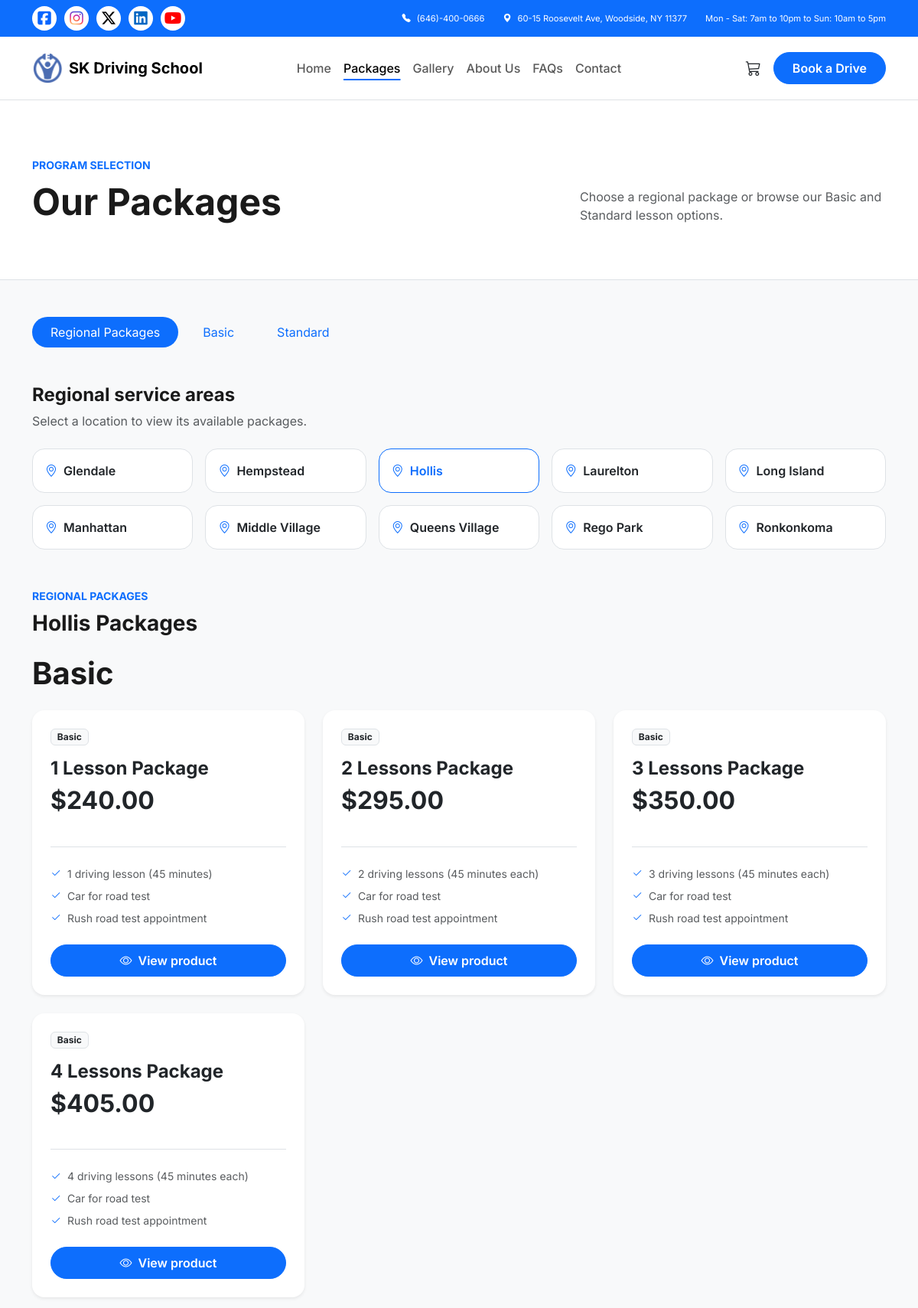
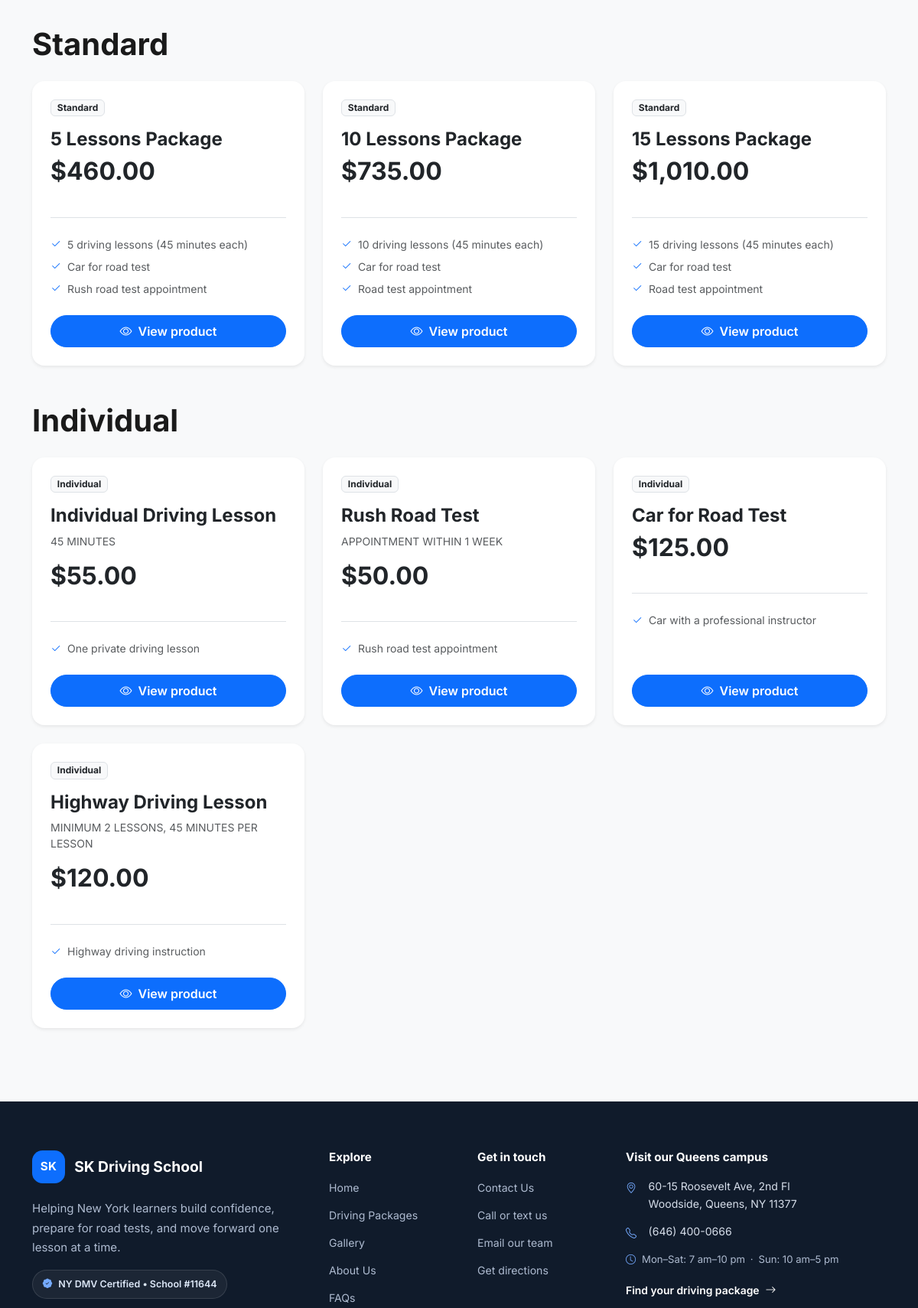
/packages.php?region=Hollis (upper part), run on the app's committed database (2 pictures, top to bottom).
### tables this page shows
CREATE TABLE IF NOT EXISTS products (
    id BIGINT UNSIGNED NOT NULL AUTO_INCREMENT PRIMARY KEY,
    category VARCHAR(32) NOT NULL,
    region VARCHAR(120) NULL,
    name VARCHAR(180) NOT NULL,
    price_cents INT UNSIGNED NOT NULL,
    subtitle VARCHAR(255) NULL,
    features JSON NOT NULL,
    is_active TINYINT(1) NOT NULL DEFAULT 1,
    sort_order INT NOT NULL DEFAULT 0,
    created_at TIMESTAMP NOT NULL DEFAULT CURRENT_TIMESTAMP,
    updated_at TIMESTAMP NOT NULL DEFAULT CURRENT_TIMESTAMP ON UPDATE CURRENT_TIMESTAMP,
    INDEX products_active_category_order (is_active, category, sort_order),
    INDEX products_region_category (region, category, is_active)
);

### includes/package-catalog.php (called while the page is built, shortened)
<?php
require_once __DIR__ . '/db.php';
$regionalServiceAreas = [
    'Glendale',
    'Hempstead',
    'Hollis',
    'Laurelton',
    'Long Island',
    'Manhattan',
    'Middle Village',
    'Queens Village',
    'Rego Park',
    'Ronkonkoma',
];
$packagesByCategory = [];
$regionalPackagesByArea = [];
$productCatalogReady = false;
if ($pdo === null) {
    $productCatalogError = 'The package catalog is unavailable because the database is not connected.';
} else {
    $tableStatement = $pdo->prepare(
        'SELECT COUNT(*) FROM information_schema.TABLES WHERE TABLE_SCHEMA = DATABASE() AND TABLE_NAME = ?'
    );
    $tableStatement->execute(['products']);
    $productCatalogReady = (int) $tableStatement->fetchColumn() === 1;
}
if ($productCatalogReady) {
    $statement = $pdo->query(
        'SELECT id, category, region, name, price_cents, subtitle, features, sort_order
         FROM products
         WHERE is_active = 1
         ORDER BY sort_order, id'
    );
    foreach ($statement->fetchAll() as $row) {
        $features = json_decode($row['features'], true);
        $features = array_values(array_filter($features, 'is_string'));
        $product = [
            'id' => (int) $row['id'],
            'category' => $row['category'],
            'region' => $row['region'] ?? '',
            'name' => $row['name'],
            'price' => ((int) $row['price_cents']) / 100,
            'features' => $features,
            'sort_order' => (int) $row['sort_order'],
        ];
        if (is_string($row['subtitle']) && $row['subtitle'] !== '') {
            $product['subtitle'] = $row['subtitle'];
        }
        if ($product['region'] === '') {
            $packagesByCategory[$product['category']][] = $product;
        } else {
            $regionalPackagesByArea[$product['region']][$product['category']][] = $product;
        }
    }
}

### packages.php (the view, shortened to what this page needs)
<?php
require_once 'includes/package-catalog.php';
$selectedRegion = null;
if (isset($_GET['region']) && is_string($_GET['region']) && in_array($_GET['region'], $regionalServiceAreas, true)) {
    $selectedRegion = $_GET['region'];
}
function renderPackageCards(array $packages, string $category): void
{
    foreach ($packages as $package): ?>
        <div class="col-lg-4 col-md-6">
            <article class="card border-0 shadow-sm rounded-4 h-100 p-4 d-flex flex-column">
                <span class="badge bg-light text-dark border align-self-start mb-3">
                    <?= htmlspecialchars($category, ENT_QUOTES, 'UTF-8') ?>
                </span>
                <h3 class="h4 fw-bold"><?= htmlspecialchars($package['name'], ENT_QUOTES, 'UTF-8') ?></h3>
                <?php if (isset($package['subtitle'])): ?>
                    <p class="text-muted small text-uppercase"><?= htmlspecialchars($package['subtitle'], ENT_QUOTES, 'UTF-8') ?></p>
                <?php endif; ?>
                <div class="d-flex align-items-baseline mb-4">
                    <span class="h2 fw-bold mb-0">$<?= number_format($package['price'], 2) ?></span>
                </div>
                <ul class="list-unstyled small text-muted my-3 border-top pt-4 flex-grow-1">
                    <?php foreach ($package['features'] as $feature): ?>
                        <li class="mb-2"><i class="bi bi-check2 text-primary me-2" aria-hidden="true"></i><?= htmlspecialchars($feature, ENT_QUOTES, 'UTF-8') ?></li>
                    <?php endforeach; ?>
                </ul>
                <a class="btn btn-primary w-100 rounded-pill py-2 fw-semibold mt-auto"
                    href="product?id=<?= (int) $package['id'] ?>">
                    <i class="bi bi-eye me-2" aria-hidden="true"></i>View product
                </a>
            </article>
        </div>
    <?php endforeach;
}
$regionalCategoryPackages = $selectedRegion === null
    ? []
    : ($regionalPackagesByArea[$selectedRegion] ?? []);
include 'includes/header.php';
?>
<header class="site-header">
    <?php
    require_once 'includes/topbar.php';
    require_once 'includes/navbar.php';
    ?>
</header>
<section class="py-5 bg-white border-bottom">
    <div class="container py-4">
        <span class="text-primary fw-bold small text-uppercase tracking-wide">Program Selection</span>
        <div class="d-flex justify-content-between align-items-end mt-2">
            <h1 class="display-5 fw-bold mb-0">Our Packages</h1>
            <p class="text-muted mb-0 d-none d-md-block" style="max-width: 400px;">Choose a regional package or browse our Basic and Standard lesson options.</p>
        </div>
    </div>
</section>
<section class="py-5 bg-light">
    <div class="container">
        <ul class="nav nav-pills mb-5 gap-2" id="package-tabs" role="tablist">
            <li class="nav-item" role="presentation">
                <button class="nav-link active rounded-pill px-4" id="regional-tab" data-bs-toggle="pill" data-bs-target="#regional-panel" type="button" role="tab" aria-controls="regional-panel" aria-selected="true">Regional Packages</button>
            </li>
            <li class="nav-item" role="presentation">
                <button class="nav-link rounded-pill px-4" id="basic-tab" data-bs-toggle="pill" data-bs-target="#basic-panel" type="button" role="tab" aria-controls="basic-panel" aria-selected="false">Basic</button>
            </li>
            <li class="nav-item" role="presentation">
                <button class="nav-link rounded-pill px-4" id="standard-tab" data-bs-toggle="pill" data-bs-target="#standard-panel" type="button" role="tab" aria-controls="standard-panel" aria-selected="false">Standard</button>
            </li>
        </ul>
        <div class="tab-content" id="package-tabs-content">
            <div class="tab-pane fade show active" id="regional-panel" role="tabpanel" aria-labelledby="regional-tab" tabindex="0">
                <section class="mb-5" id="regional-packages" aria-labelledby="regional-areas-heading">
                    <div class="mb-4">
                        <h2 class="h4 fw-bold mb-2" id="regional-areas-heading">Regional service areas</h2>
                        <p class="text-muted mb-0">Select a location to view its available packages.</p>
                    </div>
                    <div class="row row-cols-2 row-cols-md-3 row-cols-lg-5 g-3">
                        <?php foreach ($regionalServiceAreas as $area): ?>
                            <div class="col">
                                <a href="?region=<?= rawurlencode($area) ?>#regional-packages"
                                    class="d-block bg-white border rounded-4 h-100 px-3 py-3 fw-semibold text-decoration-none <?= $selectedRegion === $area ? 'border-primary text-primary' : 'text-dark' ?>"
                                    <?= $selectedRegion === $area ? 'aria-current="true"' : '' ?>>
                                    <i class="bi bi-geo-alt text-primary me-2" aria-hidden="true"></i><?= htmlspecialchars($area, ENT_QUOTES, 'UTF-8') ?>
                                </a>
                            </div>
                        <?php endforeach; ?>
                    </div>
                </section>
                <?php if ($selectedRegion !== null): ?>
                    <section aria-labelledby="selected-region-heading">
                        <div class="mb-4">
                            <span class="text-primary fw-bold small text-uppercase tracking-wide">Regional packages</span>
                            <h2 class="h3 fw-bold mt-2" id="selected-region-heading"><?= htmlspecialchars($selectedRegion, ENT_QUOTES, 'UTF-8') ?> Packages</h2>
                        </div>
                        <?php foreach ($regionalCategoryPackages as $category => $packages): ?>
                            <section class="mb-5" aria-labelledby="regional-<?= strtolower($category) ?>-heading">
                                <h3 class="display-6 fw-bold mb-4" id="regional-<?= strtolower($category) ?>-heading">
                                    <?= htmlspecialchars($category, ENT_QUOTES, 'UTF-8') ?>
                                </h3>
                                <div class="row g-4">
                                    <?php renderPackageCards($packages, $category); ?>
                                </div>
                            </section>
                        <?php endforeach; ?>
                    </section>
                <?php endif; ?>
            </div>
        </div>
    </div>
</section>
<?php include 'includes/footer.php'; ?>

### assets/css/partials/00-base.css (style rules this page uses)
:root { --bs-primary: #0d6efd; --bs-primary-rgb: 13,110,253; }
.btn-primary { background-color: var(--bs-primary); border-color: var(--bs-primary); }
.text-primary { color: var(--bs-primary) !important; }
body { font-family: 'Inter', sans-serif; color: #1a1a1a; }

### assets/css/partials/01-layout.css (style rules this page uses)
.btn, .navbar .nav-link, .footer-links a, .footer-contact-link, .footer-bottom-link, .contact-info-row a, .about-team-links a, .gallery-cta-card a, .cart-continue-link, .cart-call-link { transition: color 0.18s ease, background-color 0.18s ease, border-color 0.18s ease, box-shadow 0.18s ease, transform 0.18s ease; }
.home-feature-card, .home-package-card, .card, .contact-response-card, .contact-form-card, .contact-campus-card, .contact-note-card, .faq-category, .about-promise-card, .about-service-card, .about-area-card, .about-team-card, .about-cta-card, .terms-card, .cart-empty-card, .cart-items-card, .cart-summary, .checkout-card, .checkout-summary, .checkout-campus-card { transition: transform 0.22s ease, box-shadow 0.22s ease, border-color 0.22s ease; }

### data on the page
products: category "Basic", name "1 Lesson Package", price "240.00", feature "1 driving lesson (45 minutes)", feature "Car for road test", feature "Rush road test appointment"
products: category "Basic", name "2 Lessons Package", price "295.00", feature "2 driving lessons (45 minutes each)", feature "Car for road test", feature "Rush road test appointment"
products: category "Basic", name "3 Lessons Package", price "350.00", feature "3 driving lessons (45 minutes each)", feature "Car for road test", feature "Rush road test appointment"
products: category "Basic", name "4 Lessons Package", price "405.00", feature "4 driving lessons (45 minutes each)", feature "Car for road test", feature "Rush road test appointment"
products: category "Standard", name "5 Lessons Package", price "460.00", feature "5 driving lessons (45 minutes each)", feature "Car for road test", feature "Rush road test appointment"
products: category "Standard", name "10 Lessons Package", price "735.00", feature "10 driving lessons (45 minutes each)", feature "Car for road test", feature "Road test appointment"
products: category "Standard", name "15 Lessons Package", price "1,010.00", feature "15 driving lessons (45 minutes each)", feature "Car for road test", feature "Road test appointment"
products: category "Individual", name "Individual Driving Lesson", subtitle "45 MINUTES", price "55.00", feature "One private driving lesson"
products: category "Individual", name "Rush Road Test", subtitle "APPOINTMENT WITHIN 1 WEEK", price "50.00", feature "Rush road test appointment"
products: category "Individual", name "Car for Road Test", price "125.00", feature "Car with a professional instructor"
products: category "Individual", name "Highway Driving Lesson", subtitle "MINIMUM 2 LESSONS, 45 MINUTES PER LESSON", price "120.00", feature "Highway driving instruction"

### other printed values
$area "Glendale"
$area "Hempstead"
$area "Hollis"
$area "Laurelton"
$area "Long Island"
$area "Manhattan"
$area "Middle Village"
$area "Queens Village"
$area "Rego Park"
$area "Ronkonkoma"
$selectedRegion "Hollis"
$category "Basic"
$category "Standard"
$category "Individual"
